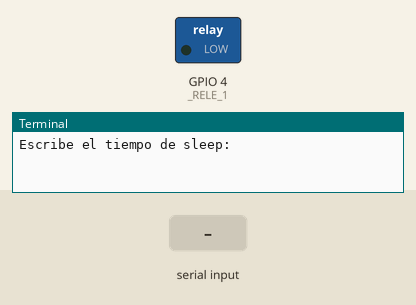
Simulated run of this program. Board: Raspberry Pi (BCM pin numbers). Shown: switched loads named in the program (green lamp = pin HIGH), the last lines printed to the terminal. Dashed ring = blinking. The inputs (shaded band) are chosen by the test bench.

Above: at 1.2 s.
1.3 s: "1" typed at the terminal, then Enter
At 1.6 s:
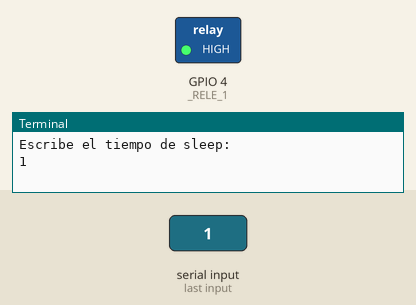
Timing chart, 0 to 10.3 s (numbered marks = the images above; inputs shaded):
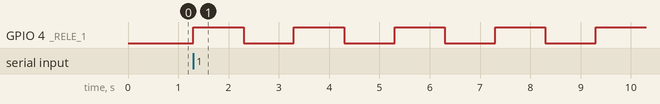

The program:

main.py
```python
import RPi.GPIO as GPIO
import time
#nombres en munusculas valores no contantes y palabras compuestas separadas por guion bajo
#Constantes se declaran en mayusculas e inician con un guion bajo

_RELE_1 = 4

GPIO.setmode(GPIO.BCM)#Configuración
GPIO.setwarnings(False)#anúlar advertencias

GPIO.setup(_RELE_1, GPIO.OUT)#GPIO.INPUT

def prender_reles(tiempo):
    for i in range(10):
        GPIO.output(_RELE_1, GPIO.HIGH)#Estado LOW - HIGH
        time.sleep(tiempo)
        GPIO.output(_RELE_1, GPIO.LOW)
        time.sleep(tiempo)
        print('Ciclo {}'.format(i))

    return 'Relay dejaron de funcionar'

if __name__ == '__main__':
    while True:
        tiempo = float(input("Escribe el tiempo de sleep: "))
        print(prender_reles(tiempo))
```

Measured:
- after the input at 1.3 s, GPIO 4 (_RELE_1): alternates HIGH for 1.0 s and LOW for 1.0 s, starting at once
